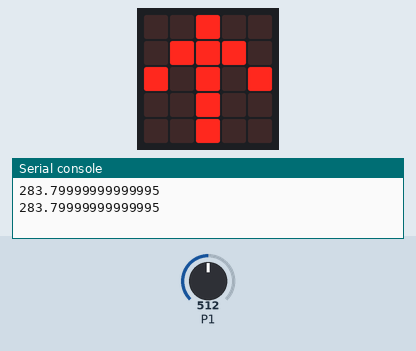
The program below on a simulated BBC micro:bit (MakeCode). Shown: the board's 5×5 LED display, the last lines printed to the serial console. Inputs (shaded band) come from the test bench; at power-on: P1 = 512 (analog values on the 0–1023 scale).

Above: at 1.2 s.
1.3 s: P1 set to 658
3.0 s: P1 set to 687
At 4.3 s:
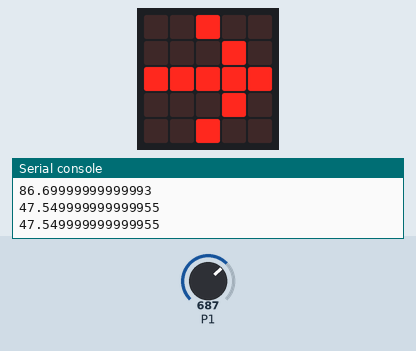
4.6 s: P1 set to 306
At 5.8 s:
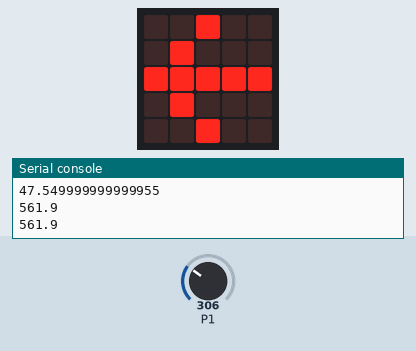
6.4 s: P1 set to 483
8.0 s: P1 set to 510
At 8.4 s:
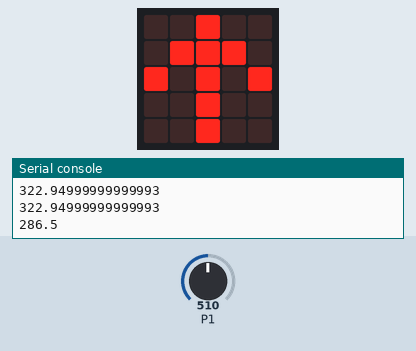
9.5 s: P1 set to 716
At 10.8 s:
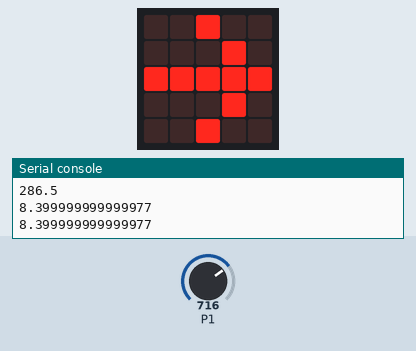
Timing chart, 0 to 12.4 s (numbered marks = the images above; inputs shaded):
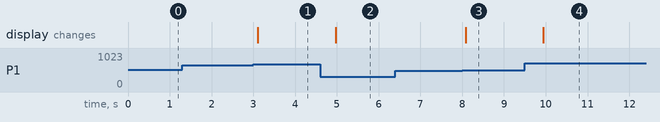

The program:

main.ts
```typescript
let 距離 = 0
serial.redirectToUSB()
basic.forever(function () {
    距離 = 975 - 1.35 * pins.analogReadPin(AnalogReadWritePin.P1)
    serial.writeNumber(距離)
    serial.writeLine("")
    if (距離 < 70) {
        basic.showArrow(ArrowNames.East)
    } else if (距離 > 300) {
        basic.showArrow(ArrowNames.West)
    } else {
        basic.showArrow(ArrowNames.North)
    }
})
```

test.ts
```typescript
// テストはここに来ます。このパッケージが拡張機能として使用されるときにはコンパイルされません。
```

Measured:
- the behaviour switches between 670 and 671 on P1 (found by bisection; images 0 and 1)
- the behaviour switches between 499 and 500 on P1 (found by bisection; images 2 and 3)
- after the input at 3.0 s, the display: changes after 0.11 s (image 1)
- after the input at 4.6 s, the display: changes after 0.37 s (image 2)
- after the input at 8.0 s, the display: changes after 0.08 s (image 3)
- after the input at 9.5 s, the display: changes after 0.44 s (image 4)
